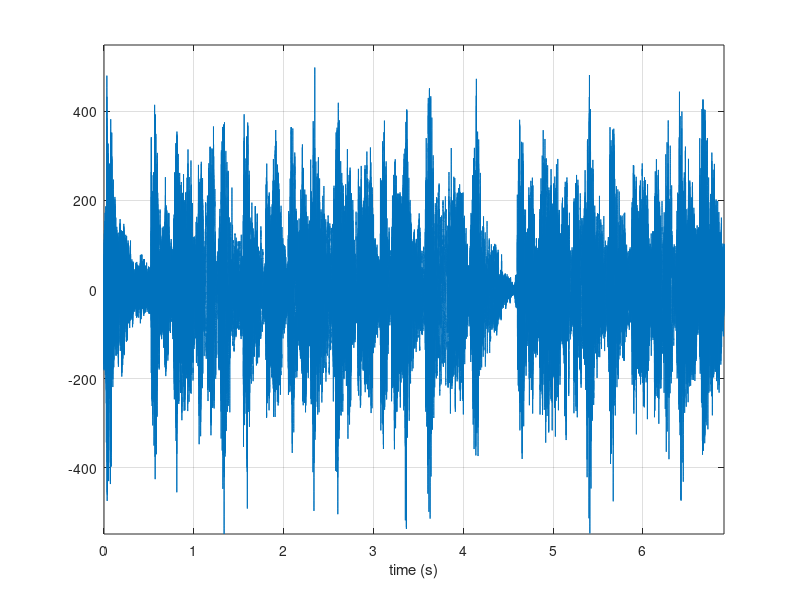

Here is the MATLAB script that generated this plot:
% Computer Assignment 1: Part 2
% By: Matthew Mancuso

clear; clc;

% data4.mat, data5.mat, or data6.mat
load data4.mat;

% max number of harmonics of A to use. lower number = lower quality
max_harmonics = 15;

win_len = 50e-3; % in seconds
samples_per_win = fs*win_len;

% number of samples each window is shifted
% incidentally, setting this equal to samples_per_win will allow it to run
% Part 1 files perfectly
sample_shift = ceil(samples_per_win / 2);

[num_windows, num_harmonics] = size(freqs);

total_samples = samples_per_win + sample_shift * (num_windows - 1);
total_len = (total_samples / samples_per_win) * win_len;

t = linspace(0, total_len, total_samples);
data = zeros(1, total_samples);

% loop over all windows in A
for window = 1:num_windows
    % samples at which windows begin and end. window_loc should be
    % samples_per_win long, each window begins sample_shift over
    window_begin = (window - 1)*sample_shift + 1;
    window_end = window_begin + samples_per_win - 1;
    window_loc = window_begin:window_end;
    
    % matches time vector with data vector
    win_t = t(window_loc);
    
    % running sum of all harmonics
    win = data(window_loc);
    
    % loops over all harmonics in A, up to max_harmonics
    for harmonic = 1:min(max_harmonics, num_harmonics)
        % get A and frequency value at window and harmonic
        cur_A = A(window, harmonic);
        cur_freq = 2*pi*freqs(window, harmonic);
        
        % gets magnitude and phase shift of A value
        cos_mag = abs(cur_A);
        cos_shift = angle(cur_A);
        
        % sums cosine for harmonic into window
        win = win + cos_mag * cos(cur_freq*win_t + cos_shift);
    end
    
    % adds window to data vector
    data(window_loc) = win;
end

% plot and axes
fig = figure();
plot(t, data);
grid on;

% ensures negative and positive vertical axes are equal
data_max = max(abs(min(data)), abs(max(data)));
axis([0 total_len -data_max data_max]);
xlabel('time (s)');
figure(fig);

% soundsc instead of sound to prevent clipping
soundsc(data, fs);